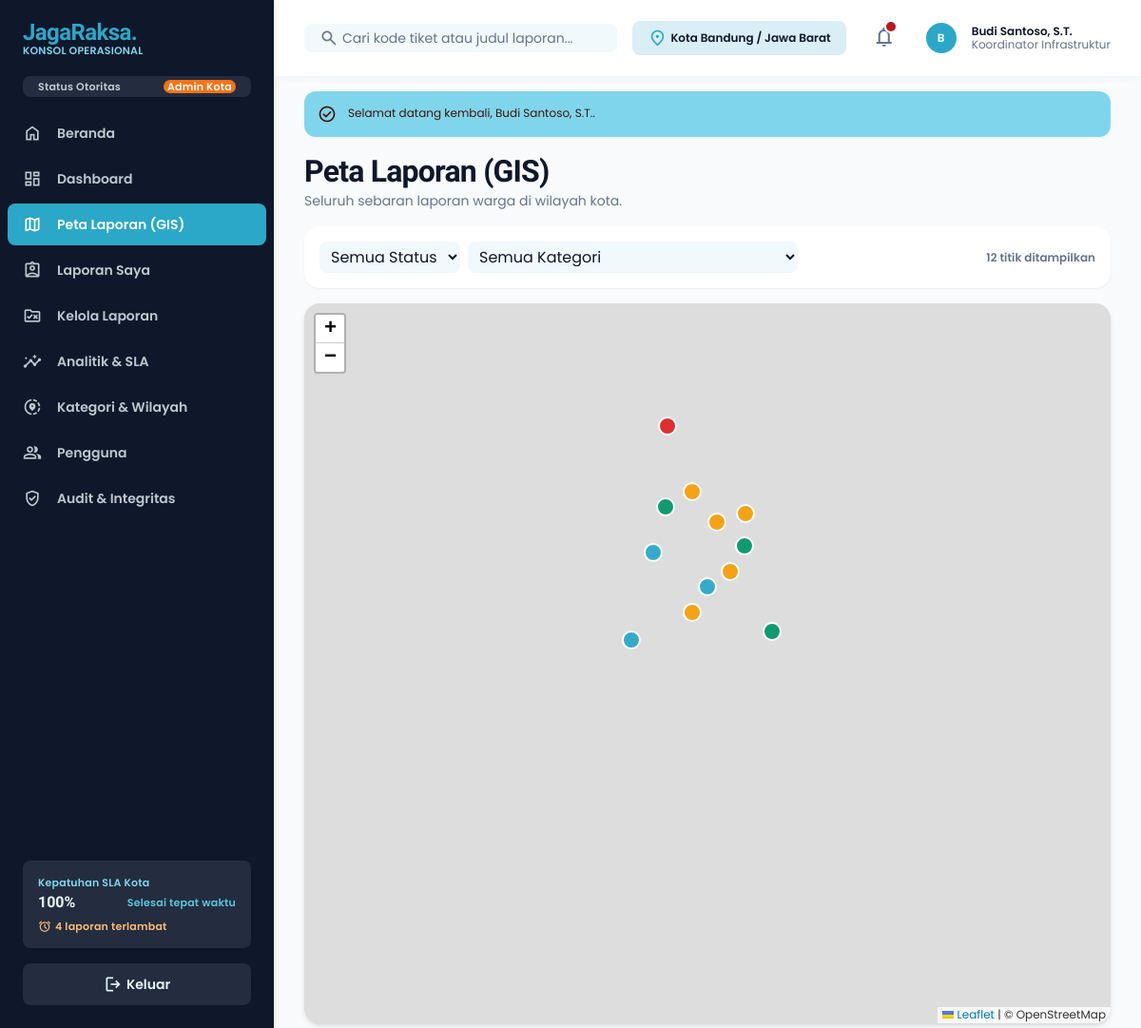
/peta.php (signed in), run on the app's committed database.
### tables this page shows
CREATE TABLE users (
  id          BIGINT UNSIGNED NOT NULL AUTO_INCREMENT,
  name        VARCHAR(150) NOT NULL,
  username    VARCHAR(50)  NOT NULL,
  email       VARCHAR(190) NOT NULL,
  phone       VARCHAR(25)  NULL,
  password    VARCHAR(255) NOT NULL,                  
  role        ENUM('admin','petugas','pelapor') NOT NULL DEFAULT 'pelapor',
  jabatan     VARCHAR(120) NULL,
  agency_id   INT UNSIGNED NULL,
  is_active   TINYINT(1)   NOT NULL DEFAULT 1,
  last_login  DATETIME     NULL,
  created_at  TIMESTAMP NOT NULL DEFAULT CURRENT_TIMESTAMP,
  PRIMARY KEY (id),
  UNIQUE KEY uq_users_username (username),
  UNIQUE KEY uq_users_email (email),
  KEY idx_users_role (role),
  CONSTRAINT fk_users_agency FOREIGN KEY (agency_id) REFERENCES agencies (id) ON DELETE SET NULL
);

### includes/core_v2.php (called while the page is built, shortened)
<?php
function sql_overdue_expr($a = 'r')
{
    return "(CASE WHEN {$a}.status = 'pending' THEN {$a}.respond_due_at ELSE {$a}.resolve_due_at END) < NOW()";
}
function sla_overview()
{
    $c = ['overdue' => 0, 'compliance' => null];
    try {
        $c['overdue'] = (int)db()->query("SELECT COUNT(*) FROM reports WHERE deleted_at IS NULL AND status IN ('pending','proses') AND " . sql_overdue_expr('reports'))->fetchColumn();
        $row = db()->query("SELECT COUNT(*) n, SUM(resolved_at <= resolve_due_at) ok FROM reports
                            WHERE deleted_at IS NULL AND status = 'selesai' AND resolved_at IS NOT NULL AND resolve_due_at IS NOT NULL")->fetch();
        $c['compliance'] = ($row && (int)$row['n'] > 0) ? round((int)$row['ok'] / (int)$row['n'] * 100, 1) : null;
    } catch (Throwable $ex) {
    }
    return $c;
}

### peta.php (the view, shortened to what this page needs)
<?php
require_once __DIR__ . '/config.php';
$user   = require_login();
$active = 'peta';
include __DIR__ . '/includes/app_top.php';
?>
<div class="mb-space-md">
  <h1 class="font-headline-xl text-headline-xl tracking-tight">Peta Laporan (GIS)</h1>
  <p class="font-body-md text-body-md text-on-surface-variant"><?= is_staff($user) ? 'Seluruh sebaran laporan warga di wilayah kota.' : 'Sebaran laporan yang Anda kirim.' ?></p>
</div>
<div class="bg-surface-container-lowest rounded-xl shadow-sm p-space-md mb-space-md flex flex-wrap gap-space-sm items-center">
  <select id="fs" class="rounded bg-surface-container-low px-space-sm py-space-xs"><option value="">Semua Status</option></select>
  <select id="fc" class="rounded bg-surface-container-low px-space-sm py-space-xs"><option value="">Semua Kategori</option></select>
  <span id="cnt" class="font-label-md text-label-md text-on-surface-variant ml-auto"></span>
</div>
<div id="gis" class="w-full h-[70vh] rounded-xl overflow-hidden shadow-md"></div>
<?php include __DIR__ . '/includes/app_bottom.php'; ?>

### includes/app_top.php (shortened to what this page needs)
<?php
require_once __DIR__ . '/../config.php';
$user = $user ?? require_login();
$menu = [
    ['beranda',        'index.php',            'home',            'Beranda',             ['admin','petugas','pelapor']],
    ['dashboard',      'dashboard.php',        'dashboard',       'Dashboard',           ['admin','petugas','pelapor']],
    ['peta',           'peta.php',             'map',             'Peta Laporan (GIS)',  ['admin','petugas','pelapor']],
    ['laporan-saya',   'laporan-saya.php',     'assignment_ind',  'Laporan Saya',        ['admin','petugas','pelapor']],
    ['kelola',         'kelola-laporan.php',   'rule_folder',     'Kelola Laporan',      ['admin','petugas']],
    ['analitik',       'analitik.php',         'insights',        'Analitik & SLA',      ['admin','petugas']],
    ['kategori',       'kategori-wilayah.php', 'share_location',  'Kategori & Wilayah',  ['admin']],
    ['pengguna',       'pengguna.php',         'group',           'Pengguna',            ['admin']],
    ['audit',          'audit.php',            'verified_user',   'Audit & Integritas',  ['admin']],
];
$unread = (int)db()->query('SELECT COUNT(*) FROM notifications WHERE is_read = 0 AND user_id = ' . (int)$user['id'])->fetchColumn();
$sla = sla_overview();
$slaPct = $sla['compliance'] === null ? '-' : $sla['compliance'] . '%';
$searchAction = is_staff($user) ? 'kelola-laporan.php' : 'laporan-saya.php';
include __DIR__ . '/head.php';
?>
<body class="bg-background font-body-md text-on-surface antialiased">
<aside id="sidebar" class="fixed left-0 top-0 h-full w-72 bg-inverse-surface text-inverse-on-surface z-[1200] flex flex-col justify-between shadow-[0_1px_8px_rgba(16,42,67,0.08)] -translate-x-full lg:translate-x-0 transition-transform">
  <div class="flex flex-col">
    <a href="index.php" class="h-20 px-space-lg flex items-center gap-space-md">
      <div class="flex flex-col">
        <span class="font-extrabold text-2xl text-primary tracking-tight leading-none" style="font-family:'Bricolage Grotesque',Poppins,sans-serif">JagaRaksa.</span>
        <span class="font-label-sm text-label-sm text-tertiary-fixed leading-none mt-space-2xs">KONSOL OPERASIONAL</span>
      </div>
    </a>
    <div class="px-space-lg mb-space-md">
      <div class="flex items-center justify-between px-space-md py-space-xs rounded bg-surface-variant/10">
        <span class="font-label-sm text-label-sm text-inverse-on-surface/80">Status Otoritas</span>
        <span class="font-label-sm text-label-sm px-space-xs rounded bg-tertiary-container text-on-tertiary-container"><?= e(role_label($user['role'])) ?></span>
      </div>
    </div>
    <nav class="flex flex-col gap-space-xs px-space-sm">
      <?php foreach ($menu as [$key, $href, $icon, $label, $roles]): if (!in_array($user['role'], $roles, true)) continue;
        $on = ($active ?? '') === $key; ?>
        <a href="<?= $href ?>" <?= $on ? 'aria-current="page"' : '' ?>
           class="flex items-center gap-space-md px-space-md py-space-sm rounded transition-colors <?= $on ? 'bg-primary-container text-on-primary-container font-bold' : 'text-inverse-on-surface/80 hover:bg-surface-variant/20 hover:text-inverse-on-surface' ?>">
          <span class="material-symbols-outlined text-xl"><?= $icon ?></span>
          <span class="font-label-lg text-label-lg"><?= e($label) ?></span>
        </a>
      <?php endforeach; ?>
    </nav>
  </div>
  <div class="p-space-lg flex flex-col gap-space-md">
    <div class="p-space-md rounded bg-surface-variant/10 text-inverse-on-surface/80 flex flex-col gap-space-2xs">
      <span class="font-label-sm text-label-sm text-tertiary-fixed">Kepatuhan SLA Kota</span>
      <div class="flex items-center justify-between">
        <span class="font-headline-sm text-headline-sm text-inverse-on-surface"><?= e($slaPct) ?></span>
        <span class="font-label-sm text-label-sm text-tertiary-fixed-dim">Selesai tepat waktu</span>
      </div>
      <?php if (is_staff($user) && $sla['overdue'] > 0): ?>
      <a href="kelola-laporan.php?sla=overdue" class="mt-space-xs inline-flex items-center gap-1 font-label-sm text-label-sm text-orange-300 hover:underline"><span class="material-symbols-outlined text-[14px]">alarm</span><?= (int)$sla['overdue'] ?> laporan terlambat</a>
      <?php endif; ?>
    </div>
    <form method="post" action="logout.php"><?= csrf_field() ?>
      <button type="submit" class="w-full flex items-center justify-center gap-space-xs px-space-md py-space-sm rounded bg-surface-variant/10 hover:bg-surface-variant/25 transition-colors font-label-lg text-label-lg">
        <span class="material-symbols-outlined text-xl">logout</span> Keluar
      </button>
    </form>
  </div>
</aside>
<div class="lg:pl-72">
  <header class="fixed top-0 left-0 lg:left-72 right-0 h-20 bg-surface-container-lowest/90 backdrop-blur-md shadow-[0_1px_8px_rgba(16,42,67,0.04)] z-[1100] flex items-center justify-between px-margin-mobile lg:px-gutter-lg gap-space-md">
    <form method="get" action="<?= $searchAction ?>" class="flex items-center gap-space-md flex-1 max-w-lg">
      <div class="relative w-full">
        <span class="material-symbols-outlined absolute left-space-md top-1/2 -translate-y-1/2 text-on-surface-variant text-xl">search</span>
        <input name="q" value="<?= e($_GET['q'] ?? '') ?>" class="w-full pl-10 pr-space-md py-space-xs rounded bg-surface-container-low text-on-surface placeholder:text-on-surface-variant focus:outline-none focus:ring-2 focus:ring-primary font-body-md text-body-md" placeholder="Cari kode tiket atau judul laporan..." type="text"/>
      </div>
    </form>
    <div class="flex items-center gap-space-lg">
      <div class="hidden md:flex items-center gap-space-xs px-space-md py-space-xs rounded bg-surface-container-high text-on-surface">
        <span class="material-symbols-outlined text-primary text-xl">location_on</span>
        <span class="font-label-md text-label-md">Kota Bandung / Jawa Barat</span>
      </div>
      <div class="relative">
        <button type="button" onclick="document.getElementById('notifBox').classList.toggle('hidden')" class="relative p-space-xs rounded hover:bg-surface-container text-on-surface-variant hover:text-on-surface transition-colors">
          <span class="material-symbols-outlined text-2xl">notifications</span>
          <?php if ($unread): ?><span class="absolute top-1 right-1 w-2.5 h-2.5 rounded-full bg-error ring-2 ring-surface-container-lowest"></span><?php endif; ?>
        </button>
      </div>
      <div class="flex items-center gap-space-md pl-space-xs">
        <?= user_avatar($user) ?>
        <div class="hidden sm:flex flex-col text-left">
          <span class="font-label-md text-label-md text-on-surface leading-none"><?= e($user['name']) ?></span>
          <span class="font-body-sm text-body-sm text-on-surface-variant leading-none mt-space-2xs"><?= e($user['jabatan'] ?: role_label($user['role'])) ?></span>
        </div>
      </div>
    </div>
  </header>
  <main class="relative pt-20 bg-background min-h-screen px-margin-mobile lg:px-gutter-lg py-space-xl">
    <div class="flex flex-col w-full pt-space-md">
    <?= flash_render() ?>

### config.php (shortened to what this page needs)
<?php
function db()
{
    static $pdo = null;
    if ($pdo === null) {
        try {
            $pdo = new PDO(
                'mysql:host=' . DB_HOST . ';port=' . DB_PORT . ';dbname=' . DB_NAME . ';charset=utf8mb4',
                DB_USER,
                DB_PASS,
                [
                    PDO::ATTR_ERRMODE            => PDO::ERRMODE_EXCEPTION,
                    PDO::ATTR_DEFAULT_FETCH_MODE => PDO::FETCH_ASSOC,
                    PDO::ATTR_EMULATE_PREPARES   => true,
                ]
            );
            $pdo->exec("SET time_zone = '+07:00'");
        } catch (PDOException $ex) {
            http_response_code(500);
            $msg = 'Koneksi database gagal. Pastikan MySQL berjalan, database.sql sudah diimpor, dan kredensial di config.php benar.';
            if (APP_DEBUG) {
                $msg .= "\n\nDetail: " . $ex->getMessage() . "\n\nBuka diagnosa.php untuk pemeriksaan lengkap.";
            }
            header('Content-Type: text/plain; charset=utf-8');
            exit($msg);
        }
    }
    return $pdo;
}
function e($v)
{
    return htmlspecialchars((string)$v, ENT_QUOTES | ENT_SUBSTITUTE, 'UTF-8');
}
function flash_render()
{
    $f = $_SESSION['flash'];
    $ok  = $f['type'] === 'success';
    $cls = $ok ? 'bg-tertiary-fixed text-on-tertiary-fixed' : 'bg-error-container text-on-error-container';
    $ico = $ok ? 'check_circle' : 'error';
    return '<div class="flex items-start gap-3 p-3.5 rounded-lg mb-4 ' . $cls . '">'
        . '<span class="material-symbols-outlined text-[20px] shrink-0">' . $ico . '</span>'
        . '<p class="font-body-sm text-body-sm">' . e($f['msg']) . '</p></div>';
}
function current_user()
{
    static $loaded = false, $user = null;
    if (!$loaded) {
        if (!empty($_SESSION['uid'])) {
            $st = db()->prepare('SELECT u.*, a.name AS agency_name FROM users u
                                 LEFT JOIN agencies a ON a.id = u.agency_id
                                 WHERE u.id = ? AND u.is_active = 1');
            $st->execute([(int)$_SESSION['uid']]);
            $user = $st->fetch() ?: null;
        }
    }
    return $user;
}
function is_staff($u = null)
{
    $u = $u ?: current_user();
    return $u && in_array($u['role'], ['admin', 'petugas'], true);
}
function require_login()
{
    $u = current_user();
    return $u;
}
function role_label($role)
{
    $m = ['admin' => 'Admin Kota', 'petugas' => 'Petugas Lapangan', 'pelapor' => 'Warga Pelapor'];
    return $m[$role] ?? $role;
}
function user_avatar($u)
{
    $initial = mb_strtoupper(mb_substr($u['name'], 0, 1));
    return '<div class="w-8 h-8 rounded-full bg-primary-container text-on-primary-container flex items-center justify-center font-label-md text-label-md">'
        . e($initial) . '</div>';
}
require_once __DIR__ . '/includes/core_v2.php';

### includes/head.php (style rules this page uses)
.material-symbols-outlined { font-variation-settings:'FILL' 0,'wght' 400,'GRAD' 0,'opsz' 24 }
.leaflet-container { font-family:Poppins,sans-serif }
body { font-family:Poppins,sans-serif }
html { scroll-behavior:smooth }

### data on the page
users: role "Admin Kota", name "B", name "Budi Santoso, S.T.", jabatan "Koordinator Infrastruktur"

### other printed values
$label "Beranda"
$label "Dashboard"
$label "Peta Laporan (GIS)"
$label "Laporan Saya"
$label "Kelola Laporan"
$label "Analitik & SLA"
$label "Kategori & Wilayah"
$label "Pengguna"
$label "Audit & Integritas"
$slaPct "100%"
$sla['overdue'] "4"
$f['msg'] "Selamat datang kembali, Budi Santoso, S.T.."
